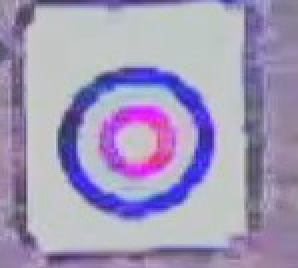
#> input picture 1.jpg, 149 x 134 px, given in place of the camera (shown 2 times larger)
$ python frame-det-test.py
#> lines starting #> are read from the running program, lines starting #| are printed output that depends on the picture; after the words box and inside, x2 and y2 are one past the last pixel; in counts of white or black regions, pixels touching at a corner belong together
import cv2
import sys
import numpy as np

delay = 1
center_x = 0
center_y = 0
resolution = 5

cap = cv2.VideoCapture(0)
if not cap.isOpened():
        sys.exit()

def aspect_ratio(cnt):
        x,y,w,h = cv2.boundingRect(cnt)
        ar = float(w)/float(h)
        return ar
def center(cnt):
        M = cv2.moments(cnt)
        if(M['m00']!=0):
                cx = int(M['m10']/M['m00'])
                cy = int(M['m01']/M['m00'])
                return cx,cy
        else:
                return 0,0
def mask_red(frame):
        # Convert BGR to HSV
        hsv = cv2.cvtColor(frame, cv2.COLOR_BGR2HSV)

        # lower boundary RED color range values; Hue (0 - 8)
        red_lower1 = np.array([0, 100, 120])
        red_upper1 = np.array([5, 255, 255])

        # upper boundary RED color range values; Hue (160 - 179)
        red_lower2 = np.array([160,100,120])
        red_upper2 = np.array([180,255,255])

        red_lower_mask = cv2.inRange(hsv, red_lower1, red_upper1)
        red_upper_mask = cv2.inRange(hsv, red_lower2, red_upper2)

        red_mask = red_lower_mask + red_upper_mask
        return red_mask

def mask_green(frame, ox, oy):
        # Convert BGR to HSV
        hsv = cv2.cvtColor(frame, cv2.COLOR_BGR2HSV)
        height, width, _ = frame.shape
        # Masking the GREEN color detection below center of frame to avoid grass
        hsv[oy:, 0:width] = 0

        # lower boundary GREEN color range values; Hue (40 - 80)
        green_lower = np.array([40, 100, 20])
        green_upper = np.array([80, 255, 255])

        green_mask = cv2.inRange(hsv, green_lower, green_upper)
        return green_mask

def approx_frame_center(red_contours):
        global center_x
        global center_y
        global resolution
        red_contours_sorted = sorted(red_contours, key=lambda x: cv2.contourArea(x), reverse=True)
        red_contours_clean = []
        centers_x = []
        centers_y = []
        area = []
        y_coords = np.zeros(5)

        for i in range(len(red_contours_sorted)):
                if(cv2.contourArea(red_contours_sorted[i])<50 or cv2.contourArea(red_contours_sorted[i])>100000):
                        continue
                else:
                        red_contours_clean.append(red_contours_sorted[i])
        if(len(red_contours_clean)<resolution):
               return red_contours, 0
        else:
                for i in range(resolution):
                        area.append(cv2.contourArea(red_contours_clean[i]))
                        rect = cv2.minAreaRect(red_contours_clean[i])
                        box = cv2.boxPoints(rect)
                        box = np.intp(box)
                        y_coords[i] = int(min(box[0][1], box[1][1], box[2][1], box[3][1]))
                        centers_x.append(int((box[0][0]+box[1][0]+box[2][0]+box[3][0])/4))
                        centers_y.append(int((box[0][1]+box[1][1]+box[2][1]+box[3][1])/4))
                y_max = int(np.min(y_coords))
                center_x = int(np.average(centers_x, weights=area))
                center_y = int(np.average(centers_y, weights=area))
                return red_contours_clean[0:resolution], y_max


while True:
    ret, frame = cap.read()
#> frame is the input picture: shape (134, 149, 3); mean B, G, R 184.8, 152.1, 162
    if ret:
        height, width, _ = frame.shape
#> height = 134; width = 149
        cx = int(width/2)
#> cx = 74
        cy = int(height/2)
#> cy = 67

        red_mask = mask_red(frame)
#> in mask_red, `hsv = cv2.cvtColor(frame, cv2.COLOR_BGR2HSV)`: hsv: shape (134, 149, 3); mean H, S, V 116, 49.9, 186
#> in mask_red, `red_lower_mask = cv2.inRange(hsv, red_lower1, red_upper1)`: red_lower_mask: shape (134, 149); every value is 0
#> in mask_red, `red_upper_mask = cv2.inRange(hsv, red_lower2, red_upper2)`:
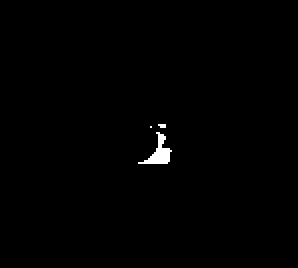
#> red_upper_mask: shape (134, 149) (shown 2 times larger); 0.56% white; 3 white regions (2 under 20 px)
        red_contours, red_hierarchy = cv2.findContours(image=red_mask, mode=cv2.RETR_CCOMP, method=cv2.CHAIN_APPROX_SIMPLE)
#> red_contours = 3 contours, 2 with area under 20; largest, box (x1, y1, x2, y2) and area: (69, 66, 86, 82) 77; red_hierarchy = [[1, -1, -1, -1], [2, 0, -1, -1], [-1, 1, -1, -1]]
        ar=0
        image_copy = frame.copy()
        led_frame = frame.copy()
        if(red_contours):
                red_c = max(red_contours, key=cv2.contourArea)
#> red_c = contour of 24 points, box (x1, y1, x2, y2) (69, 66, 86, 82), area 77
                ar = aspect_ratio(red_c)
#> in aspect_ratio, `x,y,w,h = cv2.boundingRect(cnt)`: x = 69; y = 66; w = 17; h = 16
#> in aspect_ratio, `ar = float(w)/float(h)`: ar = 1.06
#> ar = 1.06
                ox, oy = center(red_c)
#> in center, `M = cv2.moments(cnt)`: M = moments, m00 77, centre m10/m00, m01/m00 = (79.54, 76.29)
#> in center, `cx = int(M['m10']/M['m00'])`: cx = 79
#> in center, `cy = int(M['m01']/M['m00'])`: cy = 76
#> ox = 79; oy = 76
                red_contours_copy = frame.copy()
                red_contours_clean, y_max = approx_frame_center(red_contours)
#> in approx_frame_center, `red_contours_sorted = sorted(red_contours, key=lambda x: cv2.contourAr..`: red_contours_sorted has the same summary as red_contours outside approx_frame_center
#> the loop in approx_frame_center, `for i in range(len(red_contours_sorted)):` made 3 passes
#> after the loop in approx_frame_center, `for i in range(len(red_contours_sorted)):`: red_contours_clean = 1 contour; box (x1, y1, x2, y2) and area: (69, 66, 86, 82) 77
#> red_contours_clean has the same summary as red_contours; y_max = 0
                if(center_x!=0 and center_y!=0 and y_max!=0):
                        image_copy = cv2.circle(image_copy, (center_x, center_y), 5, (25, 25, 25), 3)
                        cv2.drawContours(image=red_contours_copy, contours=red_contours_clean, contourIdx=-1, color=(0,255,0), thickness=2, lineType=cv2.LINE_AA)
                        led_frame[y_max:height, 0:width] = 0
                cv2.imshow('red contours', red_contours_copy)
                cv2.imshow('led mask', led_frame)
                green_mask = mask_green(led_frame, ox, oy)
#> in mask_green, `hsv[oy:, 0:width] = 0`: hsv: shape (134, 149, 3); mean H, S, V 64.1, 27.3, 106.2
                green_contours, green_hierarchy = cv2.findContours(image=green_mask, mode=cv2.RETR_CCOMP, method=cv2.CHAIN_APPROX_SIMPLE)
#> green_contours = []; green_hierarchy = None
                if(green_contours):
                        green_c = max(green_contours, key=cv2.contourArea)
                        gx, gy = center(green_c)
                        if(gx!=0 and gy!=0):
                                image_copy = cv2.circle(image_copy, (gx, gy), 3, (25, 25, 25), 3)
                                image_copy = cv2.putText(image_copy, text='GREEN', org=(gx+10, gy), fontFace= cv2.FONT_HERSHEY_SIMPLEX, fontScale=1, color=(0,255,0), thickness=2, lineType=cv2.LINE_AA)
                                cv2.imshow('green mask', green_mask)

                cv2.imshow('frame copy',image_copy)
                cv2.imshow('red mask', red_mask)
    if (cv2.waitKey(delay) & 0xFF == ord('q')):
#> (key q is pressed here)
        break

cv2.destroyAllWindows()
